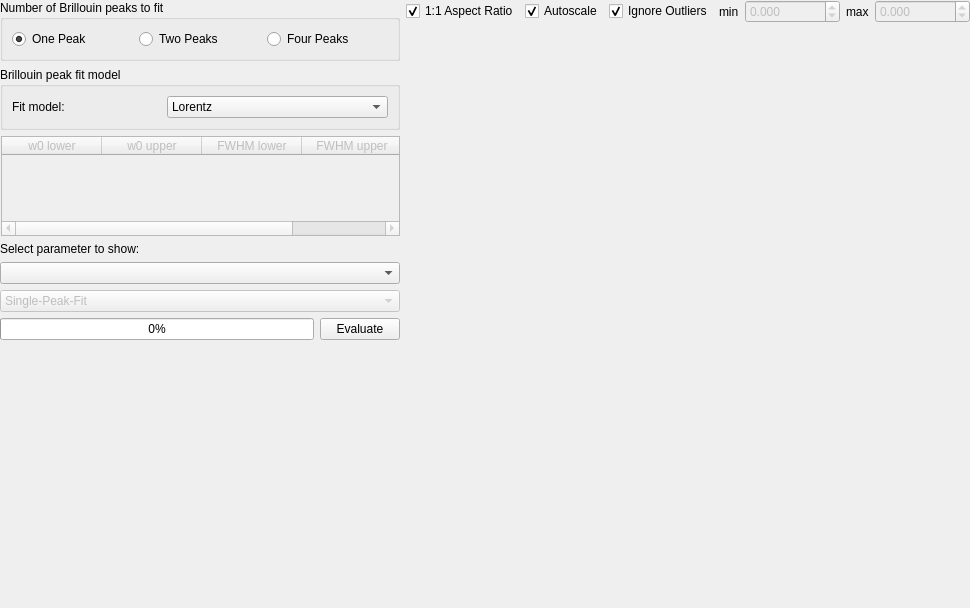
<?xml version="1.0" encoding="UTF-8"?>
<ui version="4.0">
 <class>evaluation_view</class>
 <widget class="QWidget" name="evaluation_view">
  <property name="geometry">
   <rect>
    <x>0</x>
    <y>0</y>
    <width>925</width>
    <height>608</height>
   </rect>
  </property>
  <property name="sizePolicy">
   <sizepolicy hsizetype="Preferred" vsizetype="Preferred">
    <horstretch>0</horstretch>
    <verstretch>0</verstretch>
   </sizepolicy>
  </property>
  <property name="windowTitle">
   <string>Form</string>
  </property>
  <layout class="QHBoxLayout" name="horizontalLayout_2">
   <property name="leftMargin">
    <number>0</number>
   </property>
   <property name="topMargin">
    <number>0</number>
   </property>
   <property name="rightMargin">
    <number>0</number>
   </property>
   <property name="bottomMargin">
    <number>0</number>
   </property>
   <item>
    <layout class="QHBoxLayout" name="horizontalLayout_5">
     <item>
      <layout class="QVBoxLayout" name="verticalLayout">
       <item>
        <widget class="QGroupBox" name="nrBrillouinPeaksGroup">
         <property name="maximumSize">
          <size>
           <width>16777215</width>
           <height>700</height>
          </size>
         </property>
         <property name="title">
          <string>Number of Brillouin peaks to fit</string>
         </property>
         <layout class="QHBoxLayout" name="horizontalLayout_3">
          <item>
           <widget class="QRadioButton" name="nrBrillouinPeaks_1">
            <property name="text">
             <string>One Peak</string>
            </property>
            <property name="checked">
             <bool>true</bool>
            </property>
            <attribute name="buttonGroup">
             <string notr="true">buttonGroup</string>
            </attribute>
           </widget>
          </item>
          <item>
           <widget class="QRadioButton" name="nrBrillouinPeaks_2">
            <property name="text">
             <string>Two Peaks</string>
            </property>
            <attribute name="buttonGroup">
             <string notr="true">buttonGroup</string>
            </attribute>
           </widget>
          </item>
          <item>
           <widget class="QRadioButton" name="nrBrillouinPeaks_4">
            <property name="text">
             <string>Four Peaks</string>
            </property>
            <attribute name="buttonGroup">
             <string notr="true">buttonGroup</string>
            </attribute>
           </widget>
          </item>
         </layout>
        </widget>
       </item>
       <item>
        <widget class="QGroupBox" name="fitModelGroup">
         <property name="title">
          <string>Brillouin peak fit model</string>
         </property>
         <layout class="QHBoxLayout" name="horizontalLayout_fit_model">
          <item>
           <widget class="QLabel" name="label_fit_model">
            <property name="text">
             <string>Fit model:</string>
            </property>
           </widget>
          </item>
          <item>
           <widget class="QComboBox" name="combobox_fit_model">
            <property name="editable">
             <bool>false</bool>
            </property>
            <item>
             <property name="text">
              <string>Lorentz</string>
             </property>
            </item>
            <item>
             <property name="text">
              <string>Damped harmonic oscillator (DHO)</string>
             </property>
            </item>
           </widget>
          </item>
         </layout>
        </widget>
       </item>
       <item>
        <widget class="QWidget" name="widget" native="true">
         <property name="minimumSize">
          <size>
           <width>0</width>
           <height>100</height>
          </size>
         </property>
         <property name="maximumSize">
          <size>
           <width>700</width>
           <height>100</height>
          </size>
         </property>
         <layout class="QVBoxLayout" name="verticalLayout_4">
          <property name="leftMargin">
           <number>1</number>
          </property>
          <property name="topMargin">
           <number>0</number>
          </property>
          <property name="rightMargin">
           <number>0</number>
          </property>
          <property name="bottomMargin">
           <number>0</number>
          </property>
          <item>
           <widget class="QTableWidget" name="bounds_table">
            <property name="enabled">
             <bool>false</bool>
            </property>
            <column>
             <property name="text">
              <string>w0 lower</string>
             </property>
            </column>
            <column>
             <property name="text">
              <string>w0 upper</string>
             </property>
            </column>
            <column>
             <property name="text">
              <string>FWHM lower</string>
             </property>
            </column>
            <column>
             <property name="text">
              <string>FWHM upper</string>
             </property>
            </column>
           </widget>
          </item>
         </layout>
        </widget>
       </item>
       <item>
        <widget class="QWidget" name="widget_selection" native="true">
         <property name="sizePolicy">
          <sizepolicy hsizetype="Expanding" vsizetype="Fixed">
           <horstretch>0</horstretch>
           <verstretch>0</verstretch>
          </sizepolicy>
         </property>
         <property name="minimumSize">
          <size>
           <width>400</width>
           <height>54</height>
          </size>
         </property>
         <property name="maximumSize">
          <size>
           <width>700</width>
           <height>16777215</height>
          </size>
         </property>
         <layout class="QVBoxLayout" name="verticalLayout_3">
          <property name="leftMargin">
           <number>0</number>
          </property>
          <property name="topMargin">
           <number>0</number>
          </property>
          <property name="rightMargin">
           <number>0</number>
          </property>
          <property name="bottomMargin">
           <number>0</number>
          </property>
          <item>
           <widget class="QLabel" name="label_selection">
            <property name="sizePolicy">
             <sizepolicy hsizetype="Expanding" vsizetype="Fixed">
              <horstretch>0</horstretch>
              <verstretch>0</verstretch>
             </sizepolicy>
            </property>
            <property name="text">
             <string>Select parameter to show:</string>
            </property>
           </widget>
          </item>
          <item>
           <widget class="QComboBox" name="combobox_parameter">
            <property name="minimumSize">
             <size>
              <width>0</width>
              <height>0</height>
             </size>
            </property>
           </widget>
          </item>
          <item>
           <widget class="QComboBox" name="combobox_peak_number">
            <property name="enabled">
             <bool>false</bool>
            </property>
            <property name="minimumSize">
             <size>
              <width>0</width>
              <height>0</height>
             </size>
            </property>
            <property name="editable">
             <bool>false</bool>
            </property>
            <item>
             <property name="text">
              <string>Single-Peak-Fit</string>
             </property>
            </item>
            <item>
             <property name="text">
              <string>Two-Peak-Fit - Peak 1</string>
             </property>
            </item>
            <item>
             <property name="text">
              <string>Two-Peak-Fit - Peak 2</string>
             </property>
            </item>
            <item>
             <property name="text">
              <string>Two-Peak-Fit - Mean</string>
             </property>
            </item>
            <item>
             <property name="text">
              <string>Two-Peak-Fit - Weighted Mean</string>
             </property>
            </item>
            <item>
             <property name="text">
              <string>Four-Peak-Fit - Peak 1</string>
             </property>
            </item>
            <item>
             <property name="text">
              <string>Four-Peak-Fit - Peak 2</string>
             </property>
            </item>
            <item>
             <property name="text">
              <string>Four-Peak-Fit - Peak 3</string>
             </property>
            </item>
            <item>
             <property name="text">
              <string>Four-Peak-Fit - Peak 4</string>
             </property>
            </item>
            <item>
             <property name="text">
              <string>Four-Peak-Fit - Mean</string>
             </property>
            </item>
            <item>
             <property name="text">
              <string>Four-Peak-Fit - Weighted Mean</string>
             </property>
            </item>
           </widget>
          </item>
         </layout>
        </widget>
       </item>
       <item>
        <widget class="QWidget" name="widget_evaluation" native="true">
         <property name="sizePolicy">
          <sizepolicy hsizetype="Expanding" vsizetype="Fixed">
           <horstretch>0</horstretch>
           <verstretch>0</verstretch>
          </sizepolicy>
         </property>
         <property name="minimumSize">
          <size>
           <width>400</width>
           <height>0</height>
          </size>
         </property>
         <property name="maximumSize">
          <size>
           <width>700</width>
           <height>16777215</height>
          </size>
         </property>
         <layout class="QHBoxLayout" name="horizontalLayout_4">
          <property name="leftMargin">
           <number>0</number>
          </property>
          <property name="topMargin">
           <number>0</number>
          </property>
          <property name="rightMargin">
           <number>0</number>
          </property>
          <property name="bottomMargin">
           <number>0</number>
          </property>
          <item>
           <widget class="QProgressBar" name="evaluation_progress">
            <property name="value">
             <number>0</number>
            </property>
            <property name="alignment">
             <set>Qt::AlignmentFlag::AlignCenter</set>
            </property>
           </widget>
          </item>
          <item>
           <widget class="QPushButton" name="button_evaluate">
            <property name="text">
             <string>Evaluate</string>
            </property>
           </widget>
          </item>
         </layout>
        </widget>
       </item>
       <item>
        <spacer name="verticalSpacer">
         <property name="orientation">
          <enum>Qt::Orientation::Vertical</enum>
         </property>
         <property name="sizeHint" stdset="0">
          <size>
           <width>20</width>
           <height>40</height>
          </size>
         </property>
        </spacer>
       </item>
      </layout>
     </item>
     <item>
      <layout class="QVBoxLayout" name="verticalLayout_2">
       <item>
        <layout class="QHBoxLayout" name="horizontalLayout">
         <item>
          <spacer name="horizontalSpacer">
           <property name="orientation">
            <enum>Qt::Orientation::Horizontal</enum>
           </property>
           <property name="sizeHint" stdset="0">
            <size>
             <width>40</width>
             <height>20</height>
            </size>
           </property>
          </spacer>
         </item>
         <item>
          <widget class="QCheckBox" name="aspect_ratio">
           <property name="text">
            <string>1:1 Aspect Ratio</string>
           </property>
           <property name="checked">
            <bool>true</bool>
           </property>
          </widget>
         </item>
         <item>
          <widget class="QCheckBox" name="autoscale">
           <property name="text">
            <string>Autoscale</string>
           </property>
           <property name="checked">
            <bool>true</bool>
           </property>
          </widget>
         </item>
         <item>
          <widget class="QCheckBox" name="ignore_outliers">
           <property name="text">
            <string>Ignore Outliers</string>
           </property>
           <property name="checked">
            <bool>true</bool>
           </property>
          </widget>
         </item>
         <item>
          <widget class="QLabel" name="label">
           <property name="text">
            <string>min</string>
           </property>
          </widget>
         </item>
         <item>
          <widget class="QDoubleSpinBox" name="value_min">
           <property name="enabled">
            <bool>false</bool>
           </property>
           <property name="decimals">
            <number>3</number>
           </property>
           <property name="minimum">
            <double>-100000.000000000000000</double>
           </property>
           <property name="maximum">
            <double>100000.000000000000000</double>
           </property>
          </widget>
         </item>
         <item>
          <widget class="QLabel" name="label_2">
           <property name="text">
            <string>max</string>
           </property>
          </widget>
         </item>
         <item>
          <widget class="QDoubleSpinBox" name="value_max">
           <property name="enabled">
            <bool>false</bool>
           </property>
           <property name="decimals">
            <number>3</number>
           </property>
           <property name="minimum">
            <double>-100000.000000000000000</double>
           </property>
           <property name="maximum">
            <double>100000.000000000000000</double>
           </property>
          </widget>
         </item>
        </layout>
       </item>
       <item>
        <widget class="QWidget" name="image_widget" native="true">
         <property name="sizePolicy">
          <sizepolicy hsizetype="Expanding" vsizetype="Expanding">
           <horstretch>0</horstretch>
           <verstretch>0</verstretch>
          </sizepolicy>
         </property>
         <property name="minimumSize">
          <size>
           <width>500</width>
           <height>500</height>
          </size>
         </property>
        </widget>
       </item>
      </layout>
     </item>
    </layout>
   </item>
  </layout>
 </widget>
 <resources/>
 <connections/>
 <buttongroups>
  <buttongroup name="buttonGroup"/>
 </buttongroups>
</ui>
